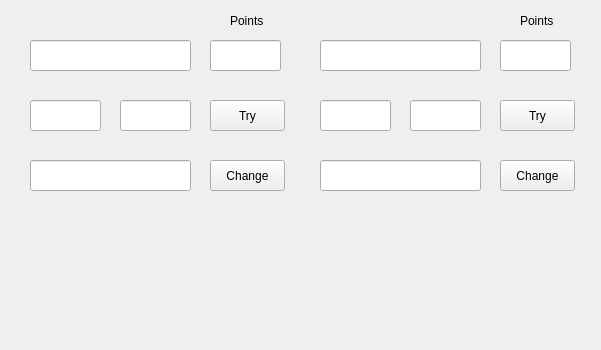
<?xml version="1.0" encoding="UTF-8"?>
<ui version="4.0">
 <class>Gui</class>
 <widget class="QWidget" name="Gui">
  <property name="geometry">
   <rect>
    <x>0</x>
    <y>0</y>
    <width>601</width>
    <height>350</height>
   </rect>
  </property>
  <property name="windowTitle">
   <string>Gui</string>
  </property>
  <widget class="QLineEdit" name="WordEdit">
   <property name="geometry">
    <rect>
     <x>30</x>
     <y>40</y>
     <width>161</width>
     <height>31</height>
    </rect>
   </property>
  </widget>
  <widget class="QLineEdit" name="PosEdit">
   <property name="geometry">
    <rect>
     <x>30</x>
     <y>100</y>
     <width>71</width>
     <height>31</height>
    </rect>
   </property>
  </widget>
  <widget class="QLineEdit" name="LetterEdit">
   <property name="geometry">
    <rect>
     <x>120</x>
     <y>100</y>
     <width>71</width>
     <height>31</height>
    </rect>
   </property>
  </widget>
  <widget class="QPushButton" name="TryButton">
   <property name="geometry">
    <rect>
     <x>210</x>
     <y>100</y>
     <width>75</width>
     <height>31</height>
    </rect>
   </property>
   <property name="text">
    <string>Try</string>
   </property>
  </widget>
  <widget class="QLineEdit" name="PrefEdit">
   <property name="geometry">
    <rect>
     <x>30</x>
     <y>160</y>
     <width>161</width>
     <height>31</height>
    </rect>
   </property>
  </widget>
  <widget class="QLineEdit" name="WordEdit2">
   <property name="geometry">
    <rect>
     <x>320</x>
     <y>40</y>
     <width>161</width>
     <height>31</height>
    </rect>
   </property>
  </widget>
  <widget class="QLineEdit" name="PosEdit2">
   <property name="geometry">
    <rect>
     <x>320</x>
     <y>100</y>
     <width>71</width>
     <height>31</height>
    </rect>
   </property>
  </widget>
  <widget class="QLineEdit" name="LetterEdit2">
   <property name="geometry">
    <rect>
     <x>410</x>
     <y>100</y>
     <width>71</width>
     <height>31</height>
    </rect>
   </property>
  </widget>
  <widget class="QPushButton" name="TryButton2">
   <property name="geometry">
    <rect>
     <x>500</x>
     <y>100</y>
     <width>75</width>
     <height>31</height>
    </rect>
   </property>
   <property name="text">
    <string>Try</string>
   </property>
  </widget>
  <widget class="QLineEdit" name="PrefEdit2">
   <property name="geometry">
    <rect>
     <x>320</x>
     <y>160</y>
     <width>161</width>
     <height>31</height>
    </rect>
   </property>
  </widget>
  <widget class="QPushButton" name="ChangeButton">
   <property name="geometry">
    <rect>
     <x>210</x>
     <y>160</y>
     <width>75</width>
     <height>31</height>
    </rect>
   </property>
   <property name="text">
    <string>Change</string>
   </property>
  </widget>
  <widget class="QPushButton" name="ChangeButton2">
   <property name="geometry">
    <rect>
     <x>500</x>
     <y>160</y>
     <width>75</width>
     <height>31</height>
    </rect>
   </property>
   <property name="text">
    <string>Change</string>
   </property>
  </widget>
  <widget class="QLineEdit" name="PointsEdit">
   <property name="geometry">
    <rect>
     <x>210</x>
     <y>40</y>
     <width>71</width>
     <height>31</height>
    </rect>
   </property>
  </widget>
  <widget class="QLineEdit" name="PointsEdit2">
   <property name="geometry">
    <rect>
     <x>500</x>
     <y>40</y>
     <width>71</width>
     <height>31</height>
    </rect>
   </property>
  </widget>
  <widget class="QLabel" name="label">
   <property name="geometry">
    <rect>
     <x>230</x>
     <y>10</y>
     <width>47</width>
     <height>21</height>
    </rect>
   </property>
   <property name="text">
    <string>Points</string>
   </property>
  </widget>
  <widget class="QLabel" name="label_2">
   <property name="geometry">
    <rect>
     <x>520</x>
     <y>10</y>
     <width>47</width>
     <height>21</height>
    </rect>
   </property>
   <property name="text">
    <string>Points</string>
   </property>
  </widget>
 </widget>
 <layoutdefault spacing="6" margin="11"/>
 <resources/>
 <connections/>
</ui>
